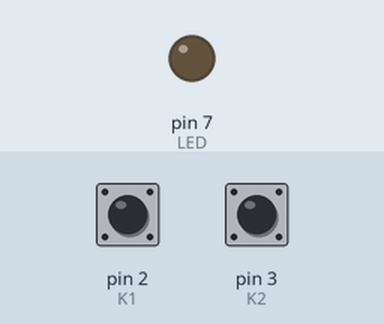
This sketch was run on a simulated Arduino Uno, built with avr-gcc and run on an emulated ATmega328P. Shown: output pins drawn as LEDs (lit = HIGH). The test bench sets the inputs (shaded band); at power-on: pin 2 (K1) HIGH, pin 3 (K2) HIGH.

Above: at 1.2 s.
1.3 s: pin 2 (K1) pulled LOW for 0.15 s
At 1.7 s:
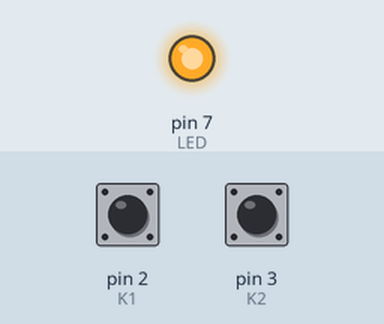
2.9 s: pin 3 (K2) pulled LOW for 0.15 s
At 4.1 s:
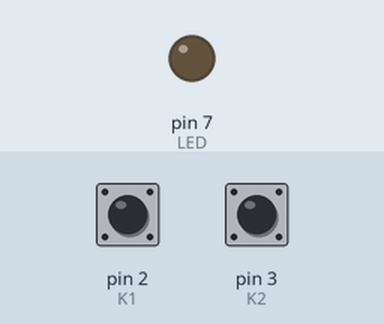
4.5 s: pin 2 (K1) pulled LOW for 1 s
At 5.3 s:
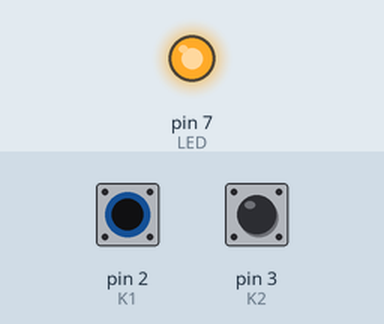
Timing chart, 0 to 7.5 s (numbered marks = the images above; inputs shaded):
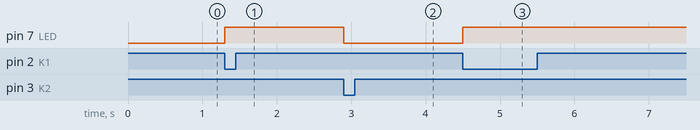

The sketch:

Knoppen.ino
```cpp
#define LED 7
#define K1 2
#define K2 3

void K1ISR()
{
  digitalWrite(LED, HIGH);
}

void K2ISR()
{
  digitalWrite(LED, LOW);
}

void setup()
{
  pinMode(LED, OUTPUT);
  pinMode(K1, INPUT_PULLUP);
  pinMode(K2, INPUT_PULLUP);

  attachInterrupt(digitalPinToInterrupt(K1), K1ISR, FALLING);
  attachInterrupt(digitalPinToInterrupt(K2), K2ISR, FALLING);
}

void loop()
{
}
```

Measured:
- after the input at 1.3 s, pin 7 (LED): LOW → HIGH at once
- after the input at 2.9 s, pin 7 (LED): HIGH → LOW at once
- after the input at 4.5 s, pin 7 (LED): LOW → HIGH at once
